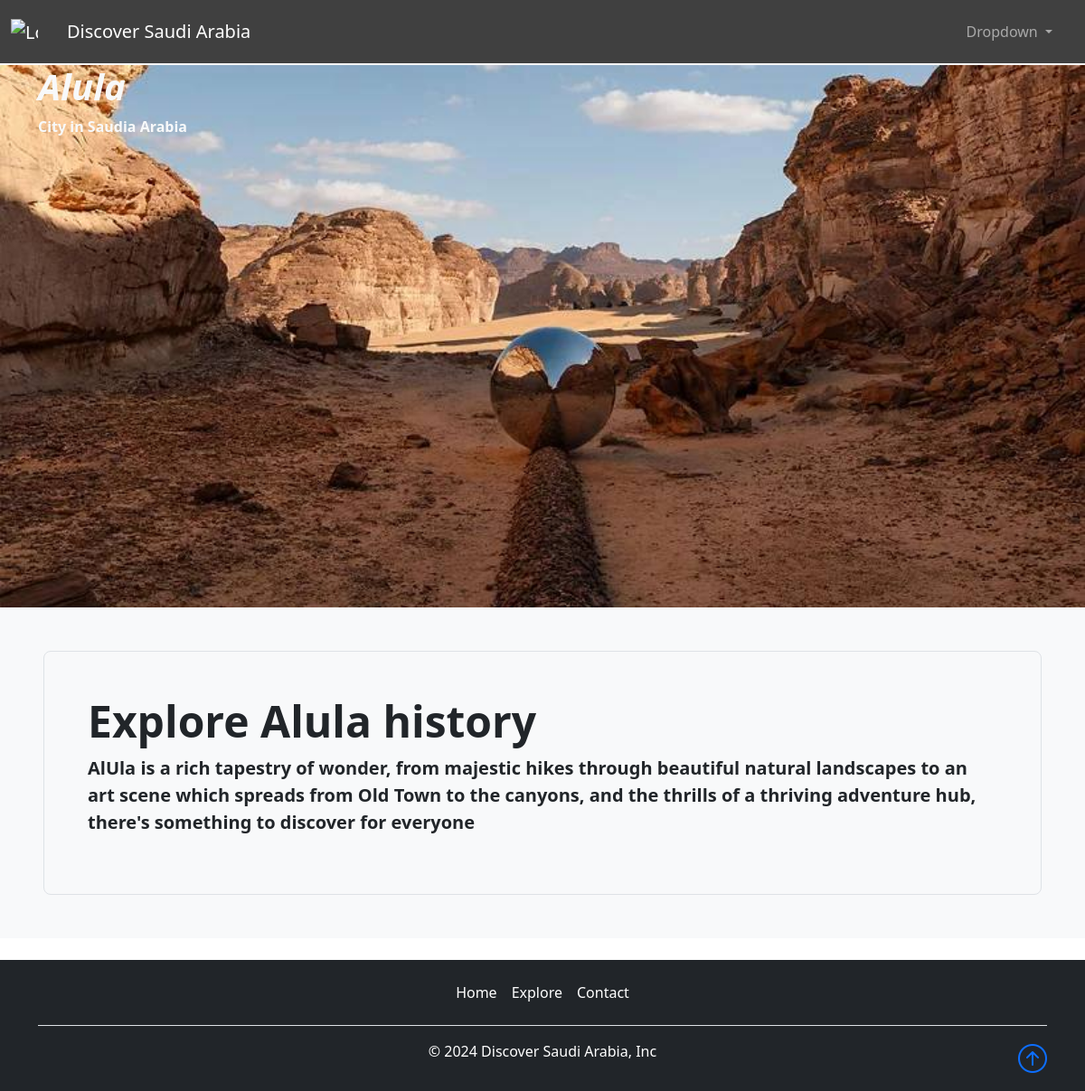
Screenshot of /destinations/alula with the database file from the repository.
### core/models.py (models this page shows, shortened)
class Destination(models.Model):
    name=models.CharField(max_length=100)
    summary=models.TextField(max_length=1000)
    published_at=models.DateTimeField( auto_now=True)
    image=models.ImageField(upload_to=destination_image_upload)
    slug=models.SlugField(blank=True,null=True)

### core/views.py (the view)
# urls.py: path('destinations/<str:slug>',views.destination_detail_view,name="destination_detail_view"),
def destination_detail_view(request,slug):
    destination_detail=Destination.objects.get(slug=slug)
    context={'Destination_detail_Var':destination_detail}
    return render(request,'destinations/destination_detail.html',context)

### core/templates/destinations/destination_detail.html (shortened to what this page needs)
{% extends "base.html" %}
{% load static %}
{% block content %}
<main class="bg-light">
    <div class="bg-dark text-light mt-4  bg-white"
    style="height: 75vh; min-height: 300px; background-image: url('{{Destination_detail_Var.image.url}}'); background-size: cover; background-position: center; background-repeat: no-repeat;">
      <div class="container h-80 ">
        <div class="row h-100 align-items-center ">
          <div class="col-12 text-left ">
            <h1 class="fw-bold text-light "> <i>{{Destination_detail_Var.name}}</i> </h1>
            <p class=" fw-bold text-light ">City in Saudia Arabia</p>
          </div>
        </div>
      </div>
    </div>
    <div class="p-5 w-100">
      <div class="col-md-12 ">
        <div class="h-100 p-5 border rounded-3 ">
          <h2  class="display-5 fw-bold text-dark">Explore {{Destination_detail_Var.name}} history </h2>
          <p class="lead fw-bold ">{{Destination_detail_Var.summary}}</p>
        </div>
      </div>
    </div>
</div>
  </main>
{% endblock content %}

### templates/base.html (shortened to what this page needs)
{% load static %}
<!doctype html>
<html lang="en" data-bs-theme="auto">
<head>
    <link rel="stylesheet" href="https://cdn.jsdelivr.net/npm/@docsearch/css@3">
    <link rel="stylesheet" href="https://cdn.jsdelivr.net/npm/bootstrap-icons@1.11.3/font/bootstrap-icons.min.css">
    <link rel="stylesheet" href="{% static 'css/bootstrap.min.css' %}">
    <link rel="stylesheet" href="{% block stylesheet %}{% endblock %}">
  </head>
  <body>
    <main>
    {% include "header.html" %}
        <main class="pt-5">
          <div id="content">{% block content %} {% endblock %}</div>
        </main>
    {% include "footer.html" %}
          </body>
      </html>

### templates/header.html (shortened to what this page needs)
<nav class="navbar navbar-expand-lg navbar-dark bg-black bg-opacity-75 fixed-top " style="height: 70px;" aria-label="Offcanvas navbar large">
    <div class="container-fluid">
      <a href="{% url 'core:home_page_view' %}" class="navbar-brand ">
        <img src="#" alt="Logo" width="30" height="30" class="d-inline-block align-text-top">
        </a>
        <a class="navbar-brand px-3" href="{% url 'core:home_page_view' %}">Discover Saudi Arabia</a>
      <div class="offcanvas offcanvas-end text-bg-dark" tabindex="-1" id="offcanvasNavbar2" aria-labelledby="offcanvasNavbar2Label">
        <div class="offcanvas-body">
          <ul class="navbar-nav justify-content-end flex-grow-1 pe-3 ">
            <li class="nav-item dropdown">
              <a class="nav-link dropdown-toggle" href="#" role="button" data-bs-toggle="dropdown" aria-expanded="false">
                Dropdown
              </a>
            </li>
          </ul>
        </div>
      </div>
    </div>
  </nav>

### templates/footer.html
<footer class="py-3 my-4 mb-0 text-bg-dark" >
    <div class="container">
    <ul class="nav justify-content-center border-bottom pb-3 mb-3">
      <li class="nav-item"><a href="{% url 'core:home_page_view' %}" class="nav-link px-2 text-white">Home</a></li>
      <li class="nav-item"><a href="{% url 'core:destination_list_view' %}" class="nav-link px-2 text-white">Explore</a></li>
      <li class="nav-item"><a href="#" class="nav-link px-2 text-white">Contact</a></li>
    </ul>
    <p class="text-center ">&copy; 2024 Discover Saudi Arabia, Inc</p>
   <div class="position-relative">
    <a href="#" class="position-absolute bottom-0 end-0 ">
      <i class="bi bi-arrow-up-circle h2"></i>
    </a>
    </div>
  </div>
  </footer>

### rows the page displays
Destination: image (picture), name "Alula", summary "AlUla is a rich tapestry of wonder, from majestic hikes through beautiful natural landscapes to an art scene which spreads from Old Town to the canyons, and the thrills of a thriving adventure hub, there's something to discover for everyone"
